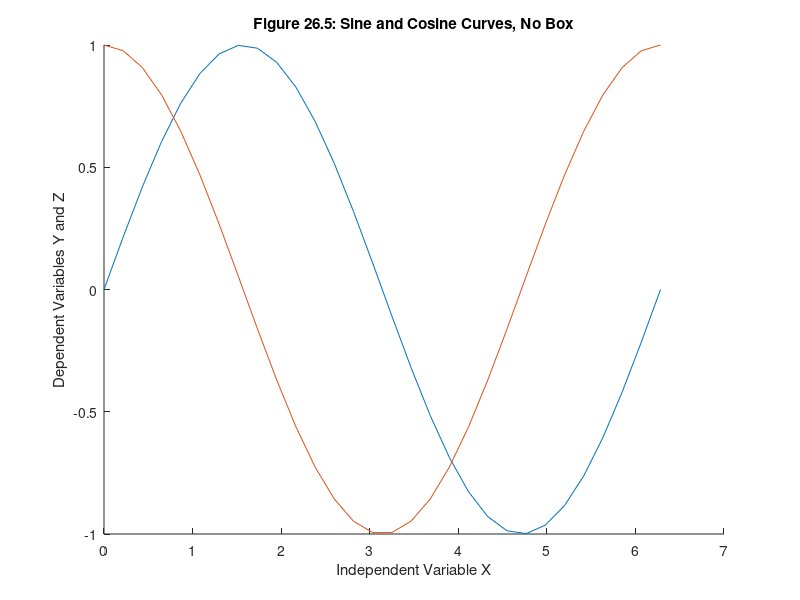

Recreate this plot in MATLAB.
% mm3605.m
x = linspace(0,2*pi,30);
y = sin(x);
z = cos(x);
plot(x,y,x,z)
box off % turn off the axes box
xlabel('Independent Variable X') % label horizontal axis
ylabel('Dependent Variables Y and Z') % label vertical axis
title('Figure 26.5: Sine and Cosine Curves, No Box') % title the plot
